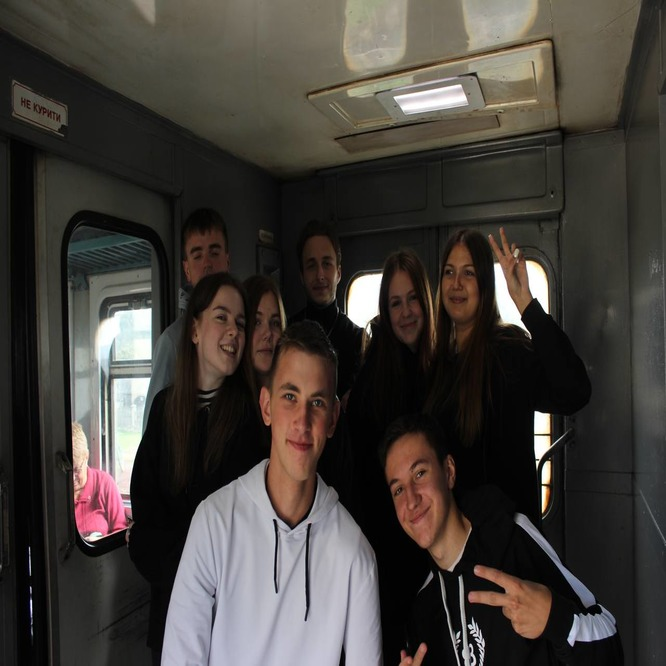
#> input picture image.jpg, 666 x 666 px
$ jupyter execute SciPy.ipynb
#> lines starting #> are read from the running program, lines starting #| are printed output that depends on the picture
[cell 1]
import cv2
import matplotlib.pyplot as plt

image = cv2.imread('image.jpg')
#> image is the input picture: shape (666, 666, 3); mean B, G, R 57.4, 62.4, 67.2
image = cv2.cvtColor(image, cv2.COLOR_BGR2RGB)
plt.imshow(image)
plt.axis('off')
plt.show()

[cell 2]
import numpy as np

min_value = 1
max_value = 66

image_contrast = np.copy(image)
image_contrast = np.clip(image_contrast, min_value, max_value)
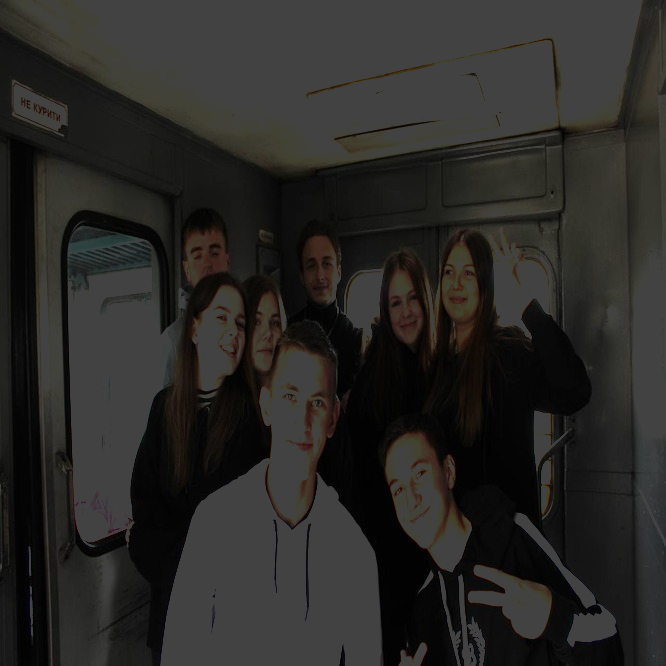
#> image_contrast: shape (666, 666, 3); mean R, G, B 41.6, 40.6, 38.1
plt.imshow(image_contrast)
plt.axis('off')
plt.show()

[cell 3]
r, g, b = cv2.split(image)
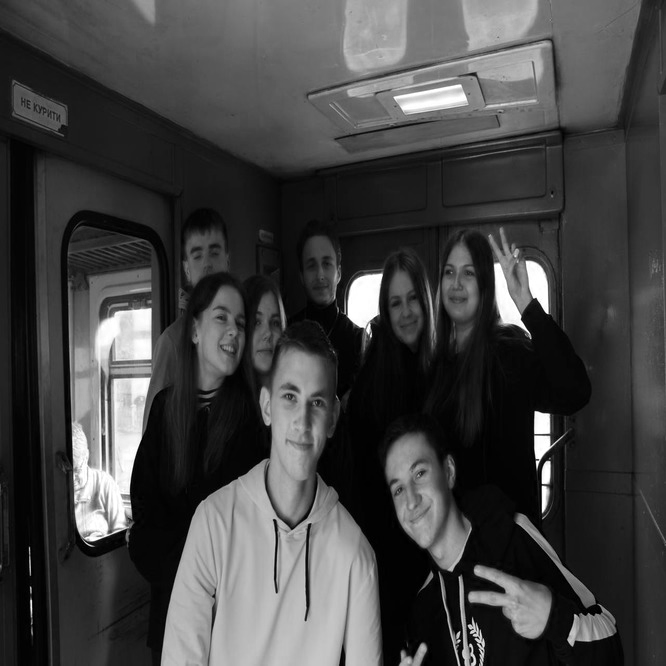
#> r: shape (666, 666); min 0, max 255, mean 67.2
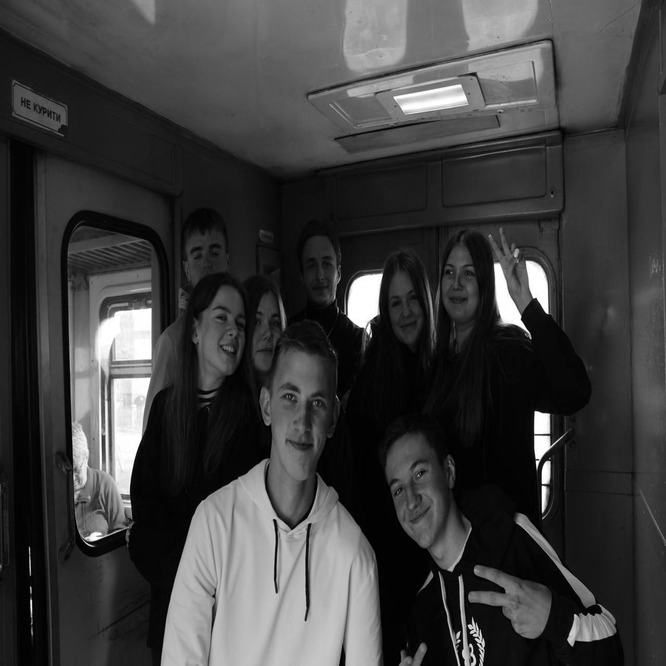
#> g: shape (666, 666); min 0, max 255, mean 62.4
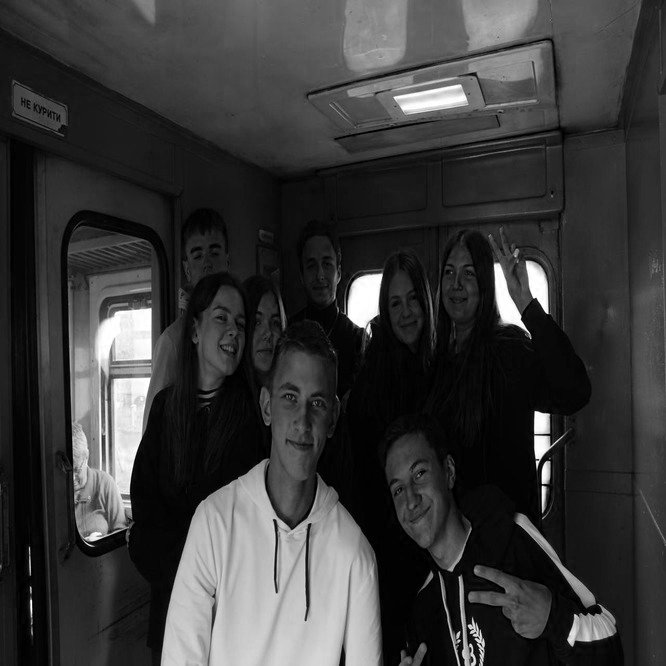
#> b: shape (666, 666); min 0, max 255, mean 57.4

plt.figure(figsize=(10, 4))
plt.subplot(131)
plt.imshow(r, cmap="Reds")
plt.axis('off')
plt.title("Червоний (R)")
plt.subplot(132)
plt.imshow(g, cmap="Greens")
plt.axis('off')
plt.title("Зелений (G)")
plt.subplot(133)
plt.imshow(b, cmap="Blues")
plt.axis('off')
plt.title("Синій (B)")
plt.show()

[cell 4]
gray_image = cv2.cvtColor(image, cv2.COLOR_RGB2GRAY)
plt.imshow(gray_image, cmap='gray')
plt.axis('off')
plt.show()

[cell 5]
from scipy.ndimage import gaussian_filter

# Розмиття зображення
blurred_image = gaussian_filter(image, sigma=3)  # Значення sigma може бути змінене
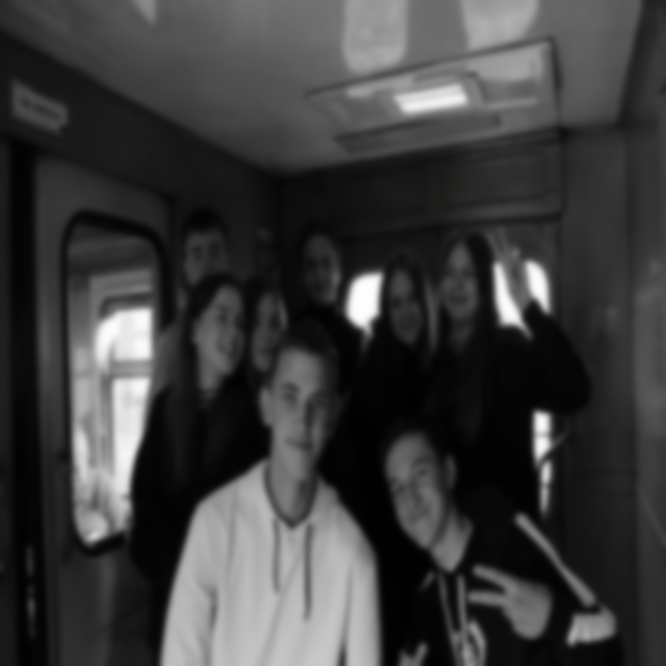
#> blurred_image: shape (666, 666, 3); mean R, G, B 61, 61, 60.9
plt.imshow(blurred_image)
plt.axis('off')
plt.show()

[cell 6]
from scipy.ndimage import sobel

# Edge detection
edge_image = sobel(gray_image)
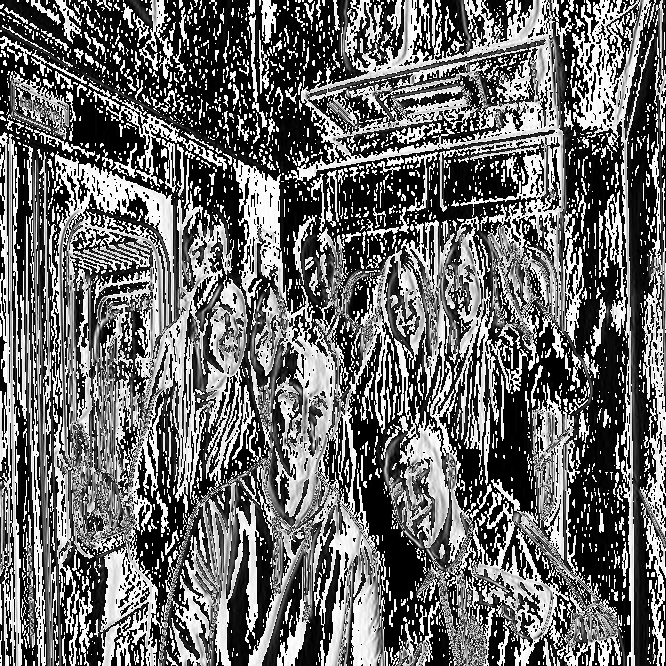
#> edge_image: shape (666, 666); min 0, max 255, mean 106.8
plt.imshow(edge_image, cmap='gray')
plt.axis('off')
plt.show()
